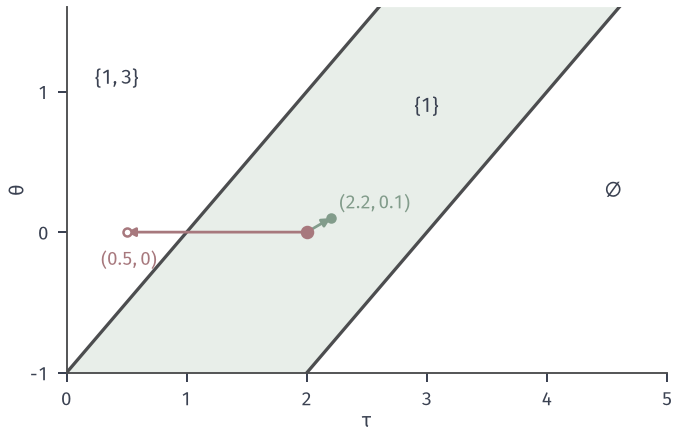

Write the Python code that produced this figure.
from pathlib import Path
import sys
sys.path.insert(0, str(Path(__file__).resolve().parents[1]/'sens-common'))
from sens_core import *
# Active-set regions of the budget problem with c=(2+theta,1) in the (tau,theta) plane.
fig, ax = figure(width_mm=96, height_mm=62)
xl, yl = (0, 5), (-1, 1.6)
ax.fill_between([0, 5], [-1, -1], [1.6, 1.6], facecolor='white', zorder=0)
TH = np.array(yl)
ax.fill_betweenx(TH, TH+1, TH+3, facecolor=GREEN_FILL, edgecolor='none', zorder=0)
ax.plot(TH+1, TH, color=ACTIVE, lw=1.3, zorder=2); ax.plot(TH+3, TH, color=ACTIVE, lw=1.3, zorder=2)
# verify regions numerically
pts = {}
for t, th in [(.8, .8), (2.6, .6), (4.5, .3)]:
    x, lam = budget(t, (2+th, 1)); pts[f'{t},{th}'] = [list(map(float, x)), list(map(float, lam))]
ax.text(.42, 1.05, '$\\{1,3\\}$', fontsize=8, ha='center'); ax.text(3.0, .85, '$\\{1\\}$', fontsize=8, ha='center'); ax.text(4.55, 0.25, '$\\varnothing$', fontsize=8, ha='center')
kw = dict(arrowstyle='-|>', lw=1.1, mutation_scale=7, shrinkA=0, shrinkB=0)
ax.annotate('', xy=(2.2, .1), xytext=(2, 0), arrowprops=dict(color=GREEN, **kw), zorder=6)
ax.annotate('', xy=(.5, 0), xytext=(2, 0), arrowprops=dict(color=RED, **kw), zorder=5)
opt_point(ax, (2, 0)); ax.plot([2.2], [.1], 'o', color=GREEN, ms=3.2, zorder=7); ax.plot([.5], [0], 'o', color=RED, ms=3.2, zorder=7, mfc='white')
ax.text(.52, -.13, r'$(0.5,0)$', fontsize=7.5, va='top', ha='center', color=RED); ax.text(2.27, .13, r'$(2.2,0.1)$', fontsize=7.5, color=GREEN, va='bottom')
clean(ax, xl, yl, xlabel=r'$\tau$', ylabel=r'$\theta$'); ax.set_xticks([0, 1, 2, 3, 4, 5]); ax.set_yticks([-1, 0, 1])
save(fig, Path(__file__).resolve().parent, 'figure', {'samples': pts})
print(pts)
